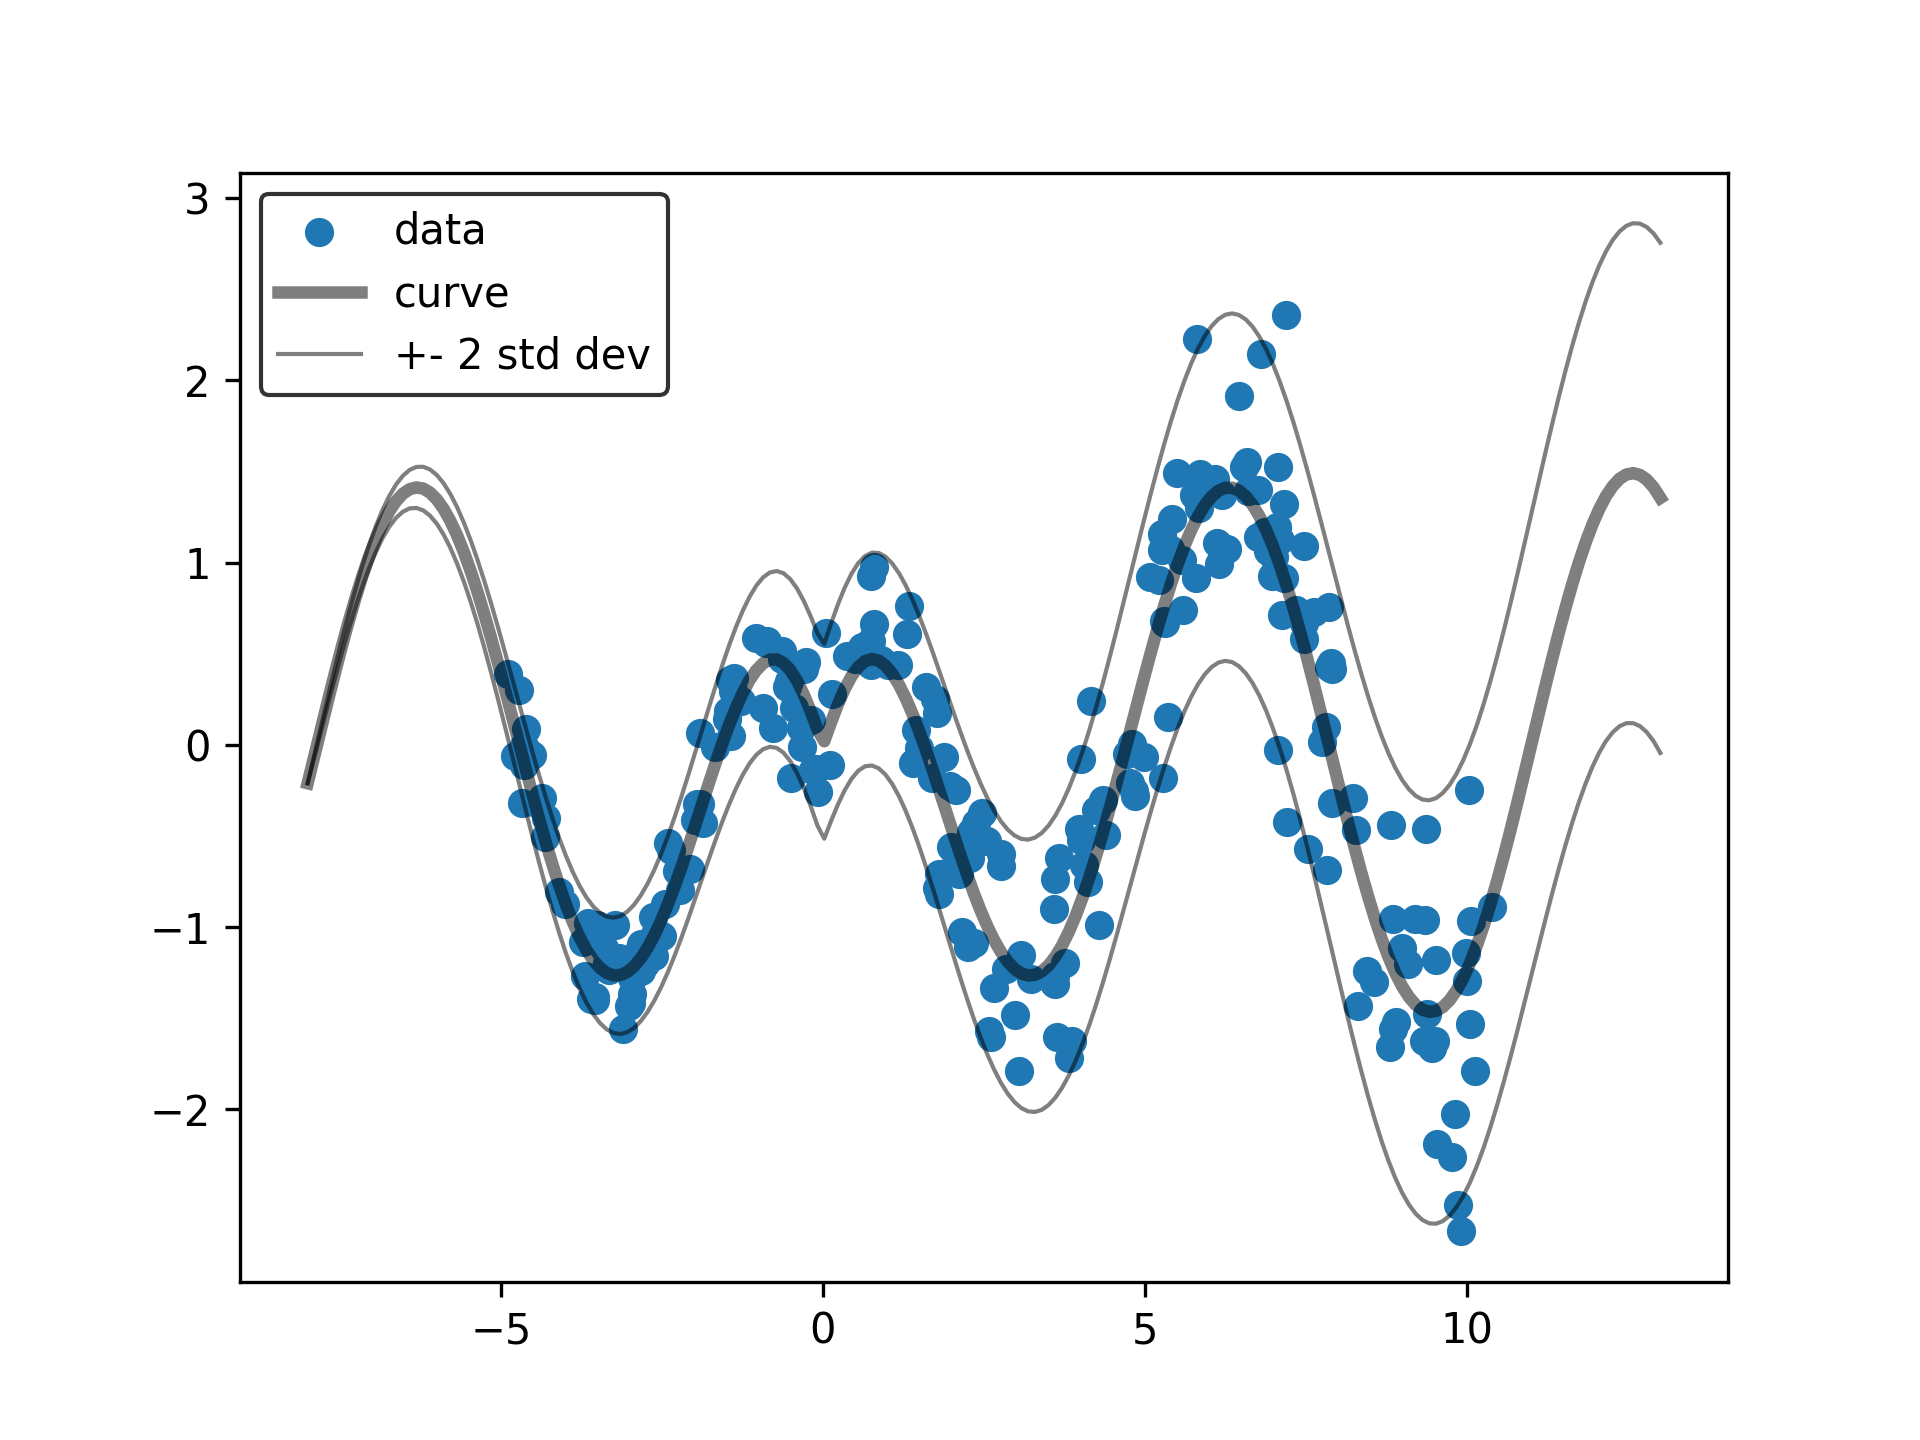

Python code for this plot:
import numpy as np
import matplotlib.pyplot as plt

# Initialise random number generator with a set seed for reproducibility
rng = np.random.default_rng(seed=42)

# Define function to fit against & a way to add noise
def curve(x):
    return np.cos(x) * np.arctan(np.abs(x))

def noise(x):
    return 0.1 + (x + 5) / 30

def add_noise(x, y):
    return y + rng.normal(scale=noise(x), size=len(x))

# Generate our data & plot
x_data = rng.uniform(low=-5, high=10.5, size=250)
y_data = add_noise(x_data, curve(x_data))
plt.scatter(x_data, y_data, label="data")

# Also plot the actual curve
x_curve = np.linspace(-8, 13, num=200)
y_curve = curve(x_curve)
y_noise = noise(x_curve)
plt.plot(x_curve, y_curve, 'k-', zorder=1000, lw=3, alpha=0.5, label="curve")
plt.plot(x_curve, y_curve + 2*y_noise, 'k-', zorder=1000, lw=1, alpha=0.5, label="+- 2 std dev")
plt.plot(x_curve, y_curve - 2*y_noise, 'k-', zorder=1000, lw=1, alpha=0.5)
plt.legend(edgecolor="k")

# Save a figure & the data itself
plt.savefig("curve.png", dpi=300)
plt.close("all")
np.save("data.npy", np.asarray([x_data, y_data]))
